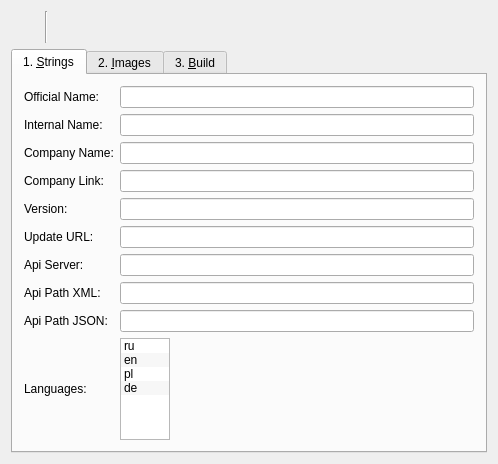
<?xml version="1.0" encoding="UTF-8"?>
<ui version="4.0">
 <class>QEasyCustDlg</class>
 <widget class="QDialog" name="QEasyCustDlg">
  <property name="geometry">
   <rect>
    <x>0</x>
    <y>0</y>
    <width>498</width>
    <height>431</height>
   </rect>
  </property>
  <property name="windowTitle">
   <string>QEasyCustDlg</string>
  </property>
  <property name="windowIcon">
   <iconset resource="icons.qrc">
    <normaloff>:/prog/main</normaloff>:/prog/main</iconset>
  </property>
  <layout class="QVBoxLayout" name="verticalLayout">
   <item>
    <layout class="QHBoxLayout" name="horizontalLayout_2">
     <property name="spacing">
      <number>2</number>
     </property>
     <item>
      <widget class="QPushButton" name="pushNew">
       <property name="minimumSize">
        <size>
         <width>32</width>
         <height>32</height>
        </size>
       </property>
       <property name="maximumSize">
        <size>
         <width>32</width>
         <height>32</height>
        </size>
       </property>
       <property name="toolTip">
        <string>&lt;html&gt;&lt;head/&gt;&lt;body&gt;&lt;p&gt;&lt;span style=&quot; text-decoration: underline;&quot;&gt;N&lt;/span&gt;ew Customization&lt;/p&gt;&lt;/body&gt;&lt;/html&gt;</string>
       </property>
       <property name="text">
        <string/>
       </property>
       <property name="icon">
        <iconset resource="icons.qrc">
         <normaloff>:/commands/new</normaloff>:/commands/new</iconset>
       </property>
       <property name="iconSize">
        <size>
         <width>24</width>
         <height>24</height>
        </size>
       </property>
       <property name="shortcut">
        <string>Ctrl+N</string>
       </property>
       <property name="flat">
        <bool>true</bool>
       </property>
      </widget>
     </item>
     <item>
      <widget class="Line" name="line">
       <property name="orientation">
        <enum>Qt::Vertical</enum>
       </property>
      </widget>
     </item>
     <item>
      <widget class="QPushButton" name="pushOpen">
       <property name="minimumSize">
        <size>
         <width>32</width>
         <height>32</height>
        </size>
       </property>
       <property name="maximumSize">
        <size>
         <width>32</width>
         <height>32</height>
        </size>
       </property>
       <property name="toolTip">
        <string>&lt;html&gt;&lt;head/&gt;&lt;body&gt;&lt;p&gt;&lt;span style=&quot; text-decoration: underline;&quot;&gt;L&lt;/span&gt;oad Customization&lt;/p&gt;&lt;/body&gt;&lt;/html&gt;</string>
       </property>
       <property name="text">
        <string/>
       </property>
       <property name="icon">
        <iconset resource="icons.qrc">
         <normaloff>:/commands/open</normaloff>:/commands/open</iconset>
       </property>
       <property name="iconSize">
        <size>
         <width>24</width>
         <height>24</height>
        </size>
       </property>
       <property name="shortcut">
        <string>Ctrl+O</string>
       </property>
       <property name="flat">
        <bool>true</bool>
       </property>
      </widget>
     </item>
     <item>
      <widget class="QPushButton" name="pushSave">
       <property name="minimumSize">
        <size>
         <width>32</width>
         <height>32</height>
        </size>
       </property>
       <property name="maximumSize">
        <size>
         <width>32</width>
         <height>32</height>
        </size>
       </property>
       <property name="toolTip">
        <string>&lt;html&gt;&lt;head/&gt;&lt;body&gt;&lt;p&gt;&lt;span style=&quot; text-decoration: underline;&quot;&gt;S&lt;/span&gt;ave Customization&lt;/p&gt;&lt;/body&gt;&lt;/html&gt;</string>
       </property>
       <property name="text">
        <string/>
       </property>
       <property name="icon">
        <iconset resource="icons.qrc">
         <normaloff>:/commands/save</normaloff>:/commands/save</iconset>
       </property>
       <property name="iconSize">
        <size>
         <width>24</width>
         <height>24</height>
        </size>
       </property>
       <property name="shortcut">
        <string>Ctrl+S</string>
       </property>
       <property name="flat">
        <bool>true</bool>
       </property>
      </widget>
     </item>
     <item>
      <spacer name="horizontalSpacer_2">
       <property name="orientation">
        <enum>Qt::Horizontal</enum>
       </property>
       <property name="sizeHint" stdset="0">
        <size>
         <width>40</width>
         <height>20</height>
        </size>
       </property>
      </spacer>
     </item>
    </layout>
   </item>
   <item>
    <widget class="QTabWidget" name="tabWidget">
     <property name="currentIndex">
      <number>0</number>
     </property>
     <widget class="QWidget" name="tabStrings">
      <attribute name="title">
       <string>1. &amp;Strings</string>
      </attribute>
      <layout class="QGridLayout" name="gridLayout">
       <item row="0" column="0">
        <widget class="QLabel" name="label">
         <property name="text">
          <string>Official Name:</string>
         </property>
        </widget>
       </item>
       <item row="0" column="1">
        <widget class="QLineEdit" name="lineOffName">
         <property name="toolTip">
          <string>&lt;html&gt;&lt;head/&gt;&lt;body&gt;&lt;p&gt;&lt;span style=&quot; font-weight:600;&quot;&gt;Official Name of the Program&lt;/span&gt;&lt;/p&gt;&lt;p&gt;Use a name like &amp;quot;VLC-Record&amp;quot; here. &lt;/p&gt;&lt;/body&gt;&lt;/html&gt;</string>
         </property>
         <property name="text">
          <string/>
         </property>
        </widget>
       </item>
       <item row="1" column="0">
        <widget class="QLabel" name="label_2">
         <property name="text">
          <string>Internal Name:</string>
         </property>
        </widget>
       </item>
       <item row="1" column="1">
        <widget class="QLineEdit" name="lineIntName">
         <property name="toolTip">
          <string>&lt;html&gt;&lt;head/&gt;&lt;body&gt;&lt;p&gt;&lt;span style=&quot; font-weight:600;&quot;&gt;Internal Name&lt;/span&gt;&lt;/p&gt;&lt;p&gt;Use a name in ASCII characters without spaces e.g. &amp;quot;vlc-record&amp;quot;.&lt;/p&gt;&lt;/body&gt;&lt;/html&gt;</string>
         </property>
         <property name="text">
          <string/>
         </property>
        </widget>
       </item>
       <item row="2" column="0">
        <widget class="QLabel" name="label_3">
         <property name="text">
          <string>Company Name:</string>
         </property>
        </widget>
       </item>
       <item row="2" column="1">
        <widget class="QLineEdit" name="lineCompName">
         <property name="toolTip">
          <string>&lt;html&gt;&lt;head/&gt;&lt;body&gt;&lt;p&gt;&lt;span style=&quot; font-weight:600;&quot;&gt;Company Name&lt;/span&gt;&lt;/p&gt;&lt;p&gt;Type the (not to long) company name here e.g. &amp;quot;Jo2003.Inc&amp;quot;.&lt;/p&gt;&lt;/body&gt;&lt;/html&gt;</string>
         </property>
         <property name="text">
          <string/>
         </property>
        </widget>
       </item>
       <item row="3" column="0">
        <widget class="QLabel" name="label_4">
         <property name="text">
          <string>Company Link:</string>
         </property>
        </widget>
       </item>
       <item row="3" column="1">
        <widget class="QLineEdit" name="lineCompLink">
         <property name="toolTip">
          <string>&lt;html&gt;&lt;head/&gt;&lt;body&gt;&lt;p&gt;&lt;span style=&quot; font-weight:600;&quot;&gt;Company Link&lt;/span&gt;&lt;/p&gt;&lt;p&gt;Type the http link to you company, e.g.&lt;/p&gt;&lt;p&gt;&amp;quot;http://vlc-record.coujo.de&amp;quot;&lt;/p&gt;&lt;/body&gt;&lt;/html&gt;</string>
         </property>
         <property name="text">
          <string/>
         </property>
        </widget>
       </item>
       <item row="4" column="0">
        <widget class="QLabel" name="label_5">
         <property name="text">
          <string>Version:</string>
         </property>
        </widget>
       </item>
       <item row="4" column="1">
        <widget class="QLineEdit" name="lineVersion">
         <property name="toolTip">
          <string>&lt;html&gt;&lt;head/&gt;&lt;body&gt;&lt;p&gt;&lt;span style=&quot; font-weight:600;&quot;&gt;Version&lt;/span&gt;&lt;/p&gt;&lt;p&gt;insert the version of the application here. The version should match the one of the program binary.&lt;/p&gt;&lt;/body&gt;&lt;/html&gt;</string>
         </property>
         <property name="text">
          <string/>
         </property>
        </widget>
       </item>
       <item row="5" column="0">
        <widget class="QLabel" name="label_6">
         <property name="text">
          <string>Update URL:</string>
         </property>
        </widget>
       </item>
       <item row="5" column="1">
        <widget class="QLineEdit" name="lineUpdUrl">
         <property name="toolTip">
          <string>&lt;html&gt;&lt;head/&gt;&lt;body&gt;&lt;p&gt;&lt;span style=&quot; font-weight:600;&quot;&gt;Update URL&lt;/span&gt;&lt;/p&gt;&lt;p&gt;Please type in the URL of the update XML file. This file contains the update information for your product.&lt;/p&gt;&lt;/body&gt;&lt;/html&gt;</string>
         </property>
         <property name="text">
          <string/>
         </property>
        </widget>
       </item>
       <item row="6" column="0">
        <widget class="QLabel" name="label_9">
         <property name="text">
          <string>Api Server:</string>
         </property>
        </widget>
       </item>
       <item row="6" column="1">
        <widget class="QLineEdit" name="lineApiSrv">
         <property name="toolTip">
          <string>&lt;html&gt;&lt;head/&gt;&lt;body&gt;&lt;p&gt;&lt;span style=&quot; font-weight:600;&quot;&gt;API Server&lt;/span&gt;&lt;/p&gt;&lt;p&gt;Insert the URL of the API server without leading &amp;quot;http://&amp;quot; e.g. &amp;quot;iptv.kartina.tv&amp;quot;&lt;/p&gt;&lt;/body&gt;&lt;/html&gt;</string>
         </property>
         <property name="text">
          <string/>
         </property>
        </widget>
       </item>
       <item row="7" column="0">
        <widget class="QLabel" name="label_7">
         <property name="text">
          <string>Api Path XML:</string>
         </property>
        </widget>
       </item>
       <item row="7" column="1">
        <widget class="QLineEdit" name="lineApiXml">
         <property name="toolTip">
          <string>&lt;html&gt;&lt;head/&gt;&lt;body&gt;&lt;p&gt;&lt;span style=&quot; font-weight:600;&quot;&gt;Api Path XML&lt;/span&gt;&lt;/p&gt;&lt;p&gt;Insert the path to the XML interface on the API server, e.g. &amp;quot;/api/v2/xml/&amp;quot;.&lt;/p&gt;&lt;/body&gt;&lt;/html&gt;</string>
         </property>
         <property name="text">
          <string/>
         </property>
        </widget>
       </item>
       <item row="8" column="0">
        <widget class="QLabel" name="label_8">
         <property name="text">
          <string>Api Path JSON:</string>
         </property>
        </widget>
       </item>
       <item row="8" column="1">
        <widget class="QLineEdit" name="lineApiJson">
         <property name="toolTip">
          <string>&lt;html&gt;&lt;head/&gt;&lt;body&gt;&lt;p&gt;&lt;span style=&quot; font-weight:600;&quot;&gt;Api Path JSON&lt;/span&gt;&lt;/p&gt;&lt;p&gt;Insert the path to the JSON interface on the API server, e.g. &amp;quot;/api/v2/json/&amp;quot;.&lt;/p&gt;&lt;/body&gt;&lt;/html&gt;</string>
         </property>
         <property name="text">
          <string/>
         </property>
        </widget>
       </item>
       <item row="9" column="0">
        <widget class="QLabel" name="label_10">
         <property name="text">
          <string>Languages:</string>
         </property>
         <property name="alignment">
          <set>Qt::AlignLeading|Qt::AlignLeft|Qt::AlignVCenter</set>
         </property>
        </widget>
       </item>
       <item row="9" column="1">
        <widget class="QListWidget" name="listLang">
         <property name="maximumSize">
          <size>
           <width>50</width>
           <height>16777215</height>
          </size>
         </property>
         <property name="toolTip">
          <string>&lt;html&gt;&lt;head/&gt;&lt;body&gt;&lt;p&gt;&lt;span style=&quot; font-weight:600;&quot;&gt;Supported Languages&lt;/span&gt;&lt;/p&gt;&lt;p&gt;Please supported languages. &lt;/p&gt;&lt;p&gt;Please choose at least one language!&lt;/p&gt;&lt;/body&gt;&lt;/html&gt;</string>
         </property>
         <property name="alternatingRowColors">
          <bool>true</bool>
         </property>
         <property name="selectionMode">
          <enum>QAbstractItemView::MultiSelection</enum>
         </property>
         <item>
          <property name="text">
           <string>ru</string>
          </property>
         </item>
         <item>
          <property name="text">
           <string>en</string>
          </property>
         </item>
         <item>
          <property name="text">
           <string>pl</string>
          </property>
         </item>
         <item>
          <property name="text">
           <string>de</string>
          </property>
         </item>
        </widget>
       </item>
      </layout>
      <zorder>label</zorder>
      <zorder>lineOffName</zorder>
      <zorder>label_2</zorder>
      <zorder>lineIntName</zorder>
      <zorder>label_3</zorder>
      <zorder>lineCompName</zorder>
      <zorder>label_4</zorder>
      <zorder>lineCompLink</zorder>
      <zorder>label_5</zorder>
      <zorder>lineVersion</zorder>
      <zorder>label_6</zorder>
      <zorder>lineUpdUrl</zorder>
      <zorder>label_9</zorder>
      <zorder>lineApiSrv</zorder>
      <zorder>label_7</zorder>
      <zorder>lineApiXml</zorder>
      <zorder>label_8</zorder>
      <zorder>lineApiJson</zorder>
      <zorder>listLang</zorder>
      <zorder>label_10</zorder>
     </widget>
     <widget class="QWidget" name="tabImages">
      <attribute name="title">
       <string>2. &amp;Images</string>
      </attribute>
      <layout class="QVBoxLayout" name="verticalLayout_2">
       <item>
        <widget class="QGroupBox" name="groupBox">
         <property name="title">
          <string>Program Logo</string>
         </property>
         <layout class="QGridLayout" name="gridLayout_2" columnstretch="1,1,0">
          <item row="0" column="1">
           <widget class="QLineEdit" name="lineLogoFile">
            <property name="text">
             <string/>
            </property>
           </widget>
          </item>
          <item row="0" column="2">
           <widget class="QPushButton" name="pushGetLogo">
            <property name="toolTip">
             <string>&lt;html&gt;&lt;head/&gt;&lt;body&gt;&lt;p&gt;&lt;span style=&quot; font-weight:600;&quot;&gt;Program Logo&lt;/span&gt;&lt;/p&gt;&lt;p&gt;A PNG image with at least 256 x 256 px and transparent background.&lt;/p&gt;&lt;/body&gt;&lt;/html&gt;</string>
            </property>
            <property name="text">
             <string>Logo</string>
            </property>
           </widget>
          </item>
          <item row="0" column="0">
           <widget class="QLabel" name="labLogo">
            <property name="minimumSize">
             <size>
              <width>128</width>
              <height>128</height>
             </size>
            </property>
            <property name="frameShape">
             <enum>QFrame::StyledPanel</enum>
            </property>
            <property name="text">
             <string/>
            </property>
            <property name="scaledContents">
             <bool>false</bool>
            </property>
           </widget>
          </item>
         </layout>
        </widget>
       </item>
       <item>
        <widget class="QGroupBox" name="groupBox_2">
         <property name="title">
          <string>Player Background Image</string>
         </property>
         <layout class="QGridLayout" name="gridLayout_3" columnstretch="1,1,0">
          <item row="0" column="0">
           <widget class="QLabel" name="labBg">
            <property name="minimumSize">
             <size>
              <width>128</width>
              <height>128</height>
             </size>
            </property>
            <property name="frameShape">
             <enum>QFrame::StyledPanel</enum>
            </property>
            <property name="text">
             <string/>
            </property>
            <property name="scaledContents">
             <bool>false</bool>
            </property>
           </widget>
          </item>
          <item row="0" column="1">
           <widget class="QLineEdit" name="lineBgFile">
            <property name="text">
             <string/>
            </property>
           </widget>
          </item>
          <item row="0" column="2">
           <widget class="QPushButton" name="pushGetBg">
            <property name="toolTip">
             <string>&lt;html&gt;&lt;head/&gt;&lt;body&gt;&lt;p&gt;&lt;span style=&quot; font-weight:600;&quot;&gt;Player Background Image&lt;/span&gt;&lt;/p&gt;&lt;p&gt;An optional PNG image with at least 256 x 256 px and transparent background. If no image is given here, program logo will be used.&lt;/p&gt;&lt;/body&gt;&lt;/html&gt;</string>
            </property>
            <property name="text">
             <string>Background</string>
            </property>
           </widget>
          </item>
         </layout>
        </widget>
       </item>
      </layout>
     </widget>
     <widget class="QWidget" name="tabBuild">
      <attribute name="title">
       <string>3. &amp;Build</string>
      </attribute>
      <layout class="QVBoxLayout" name="verticalLayout_3">
       <item>
        <widget class="QPlainTextEdit" name="plainTextEdit">
         <property name="styleSheet">
          <string notr="true">QPlainTextEdit#plainTextEdit {
color: black;
background-color: #eeeeee;
font-family: &quot;Consolas, monospace&quot;;
}
</string>
         </property>
         <property name="readOnly">
          <bool>true</bool>
         </property>
         <property name="plainText">
          <string/>
         </property>
        </widget>
       </item>
       <item>
        <layout class="QHBoxLayout" name="horizontalLayout">
         <item>
          <widget class="QPushButton" name="pushQuit">
           <property name="text">
            <string>&amp;Quit</string>
           </property>
           <property name="icon">
            <iconset resource="icons.qrc">
             <normaloff>:/commands/quit</normaloff>:/commands/quit</iconset>
           </property>
          </widget>
         </item>
         <item>
          <spacer name="horizontalSpacer">
           <property name="orientation">
            <enum>Qt::Horizontal</enum>
           </property>
           <property name="sizeHint" stdset="0">
            <size>
             <width>40</width>
             <height>20</height>
            </size>
           </property>
          </spacer>
         </item>
         <item>
          <widget class="QPushButton" name="pushSaveLog">
           <property name="text">
            <string>Save &amp;Log</string>
           </property>
           <property name="icon">
            <iconset resource="icons.qrc">
             <normaloff>:/commands/save</normaloff>:/commands/save</iconset>
           </property>
          </widget>
         </item>
         <item>
          <spacer name="horizontalSpacer_3">
           <property name="orientation">
            <enum>Qt::Horizontal</enum>
           </property>
           <property name="sizeHint" stdset="0">
            <size>
             <width>40</width>
             <height>20</height>
            </size>
           </property>
          </spacer>
         </item>
         <item>
          <widget class="QPushButton" name="pushGo">
           <property name="text">
            <string>&amp;Customize</string>
           </property>
           <property name="icon">
            <iconset resource="icons.qrc">
             <normaloff>:/commands/cust</normaloff>:/commands/cust</iconset>
           </property>
          </widget>
         </item>
        </layout>
       </item>
      </layout>
     </widget>
    </widget>
   </item>
  </layout>
 </widget>
 <layoutdefault spacing="6" margin="11"/>
 <resources>
  <include location="icons.qrc"/>
 </resources>
 <connections/>
</ui>
